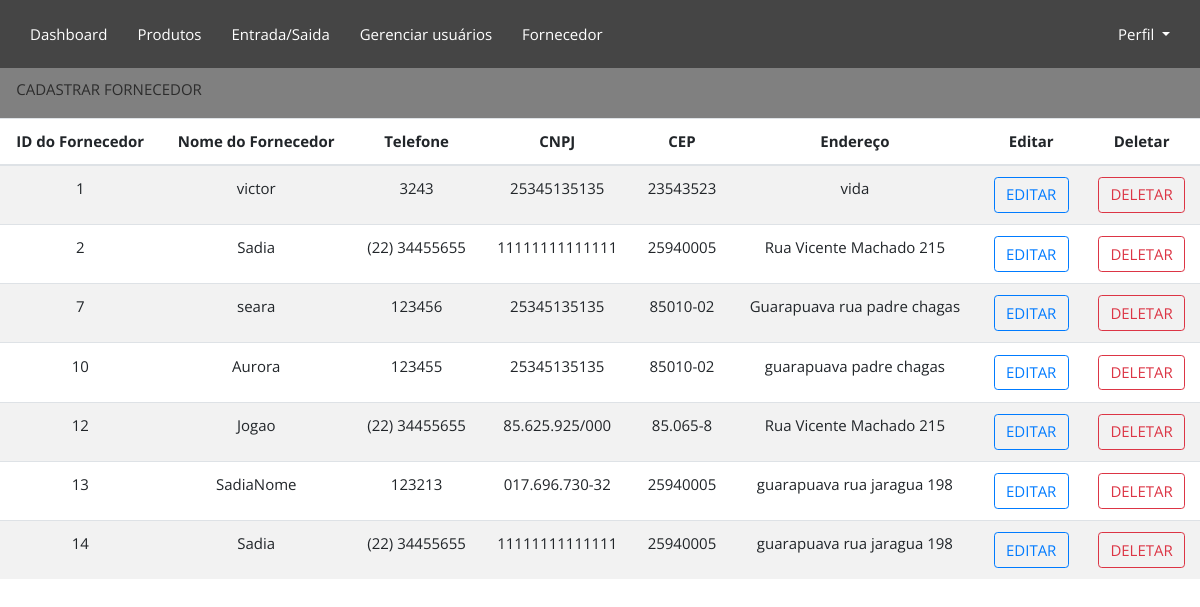
The page /telainicial/fornecedor/ (signed in) on the database as committed earlier.
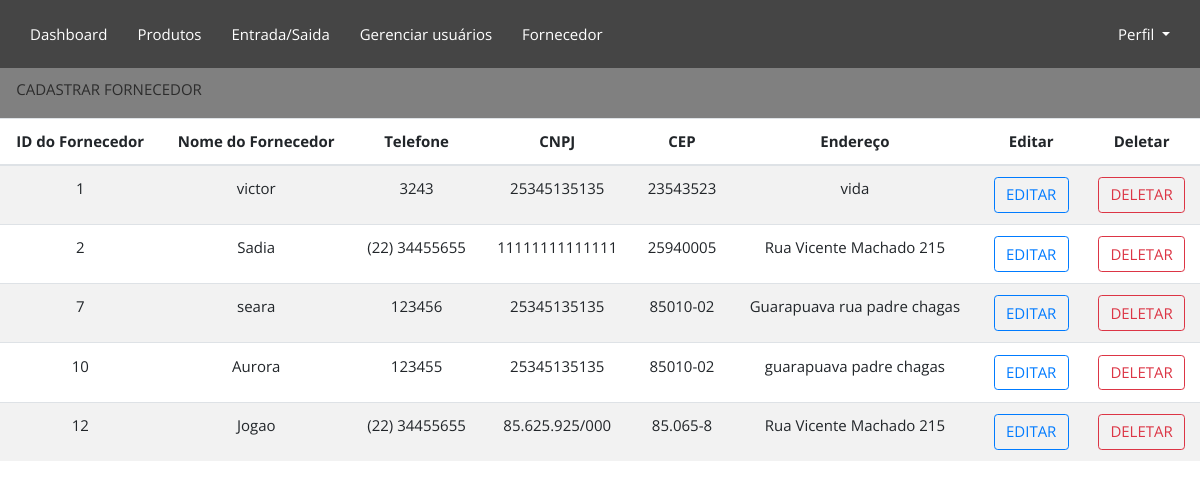
The same page on the database as committed later.
### Fornecedores/models.py (models this page shows, shortened)
class Fornecedor(models.Model):
    idFornecedor = models.AutoField(primary_key=True)
    nomeFornecedor = models.CharField(max_length=30, validators = [valida_texto])
    endereco = models.CharField(max_length=30)
    telefone = models.CharField(max_length=20)
    cep = models.CharField(max_length=8)
    cnpj = models.CharField(max_length=14)

### Fornecedores/views.py (the view)
# urls.py: path('',fornecedor_view, name = "fornecedor_view"),
def fornecedor_view(request):
    if(verifica_login(request)):
        fornecedores = Fornecedor.objects.all()
        fornecedorForm = FornecedorForm()
        return render(request,"fornecedor.html",{"fornecedores":fornecedores, 'fornecedorForm': fornecedorForm})
    else:
        return redirect(login_view)

### login/views.py (called while the page is built)
def verifica_login(request):
        return 'user_id' in request.session

### Fornecedores/templates/fornecedor.html (shortened to what this page needs)
{% extends 'base.html' %}
{% load static %}
{% block content%}
    <link rel="stylesheet" href="{% static 'css/fornecedores.css' %}">
    <div class="retangulo">
        <ul>
            <li>
                <a href="{% url 'cadastrarFornecedor_view' %}" class="btn btn-transparent">CADASTRAR FORNECEDOR</a>
            </li>
        </ul>
    </div>
    <div>
        <table class="table table-striped">
            <thead>
                <tr>
                    <th scope="col">ID do Fornecedor</th>
                    <th scope="col">Nome do Fornecedor</th>
                    <th scope="col">Telefone</th>
                    <th scope="col">CNPJ</th>
                    <th scope="col">CEP</th>
                    <th scope="col">Endereço</th>
                    <th scope="col">Editar</th>
                    <th scope="col">Deletar</th>
                </tr>
            </thead>
            <tbody>
                {% for fornecedor in fornecedores %}
                    <tr>
                        <td>{{fornecedor.idFornecedor}}</td>
                        <td>{{fornecedor.nomeFornecedor}}</td>
                        <td>{{fornecedor.telefone}}</td>
                        <td>{{fornecedor.cnpj}}</td>
                        <td>{{fornecedor.cep}}</td>
                        <td>{{fornecedor.endereco}}</td>
                        <td>
                            <a href="{% url 'editarFornecedor_view' fornecedor.idFornecedor %}" class="btn btn-outline-primary">EDITAR</a>
                        </td>
                        <td>
                            <a href="{% url 'deleteFornecedor_view' fornecedor.idFornecedor %}" class="btn btn-outline-danger">DELETAR</a>
                        </td>
                    </tr>
                {% endfor %}
            </tbody>
        </table>
    </div>
{% endblock %}

### templates/base.html (shortened to what this page needs)
{% load static %}
<!DOCTYPE html>
<html lang="en">
  <head>
    <link
      rel="stylesheet"
      href="https://stackpath.bootstrapcdn.com/bootstrap/4.3.1/css/bootstrap.min.css"
    />
    <link rel="stylesheet" href="{% static 'css/base.css' %}" />
  </head>
  <body>
    <nav class="navbar navbar-expand-lg" id="menu-horizontal">
      <div class="collapse navbar-collapse" id="navbarSupportedContent">
        <ul class="navbar-nav">
          <li class="nav-item">
            <a class="nav-link" href="{% url 'telainicial' %}">Dashboard</a>
          </li>
          <li class="nav-item">
            <a class="nav-link" href="{% url 'produtos' %}">Produtos</a>
          </li>
          <li class="nav-item">
            <a class="nav-link" href="{% url 'transacao_view' %}">Entrada/Saida</a>
          </li>
          <li class="nav-item">
            <a class="nav-link" href="{% url 'funcionarios' %}">Gerenciar usuários</a>
          </li>
          <li class="nav-item">
            <a class="nav-link" href="{% url 'fornecedor' %}">Fornecedor</a>
          </li>
        </ul>
        <ul class="navbar-nav ml-auto">
          <li class="nav-item dropdown">
            <a
              class="nav-link dropdown-toggle"
              href="#"
              id="navbarDropdownPerfil"
              role="button"
              data-toggle="dropdown"
              aria-haspopup="true"
              aria-expanded="false"
            >
              Perfil
            </a>
          </li>
        </ul>
      </div>
    </nav>
    {% block content %}{% endblock %}
  </body>
</html>

### Static/css/base.css (style rules this page uses)
* { margin:auto; padding: 0; box-sizing: border-box; font-family: 'Open Sans', sans-serif; font-size: 15px ; outline: none; }
#menu-horizontal ul { list-style: none; padding: 0; background-color: #454545; margin: 0px; }
#menu-horizontal ul li { display: inline; }
#menu-horizontal ul li a { color: #fff; padding: 15px; display: inline-block; text-decoration: none; transition: background .3s; }
#menu-horizontal ul li:last-child a { float: right; }
#menu-horizontal .navbar-nav:last-child { margin-left: auto; }
.navbar { border: none; background-color: #454545; }

### Fornecedores/static/css/fornecedores.css (style rules this page uses)
.retangulo ul { height: 50px; background-color: grey; }
.retangulo ul li { display: inline; }
.retangulo ul li a { color: #2c2c2c; display: inline-block; text-decoration: none; transition: background .3s; }
.btn-transparent { margin: 5px; background: transparent; border: none; transition: background .3s; color: white; }
.table thead th, .table tbody td { text-align: center; }
dl, ol, ul { margin-top: 0; margin-bottom: auto; }

Rows that differ between the two databases and show on the page:
removed Fornecedor: idFornecedor "13", nomeFornecedor "SadiaNome", telefone "123213", cnpj "017.696.730-32", cep "25940005", endereco "guarapuava rua jaragua 198"
removed Fornecedor: idFornecedor "14", nomeFornecedor "Sadia", telefone "(22) 34455655", cnpj "11111111111111", cep "25940005", endereco "guarapuava rua jaragua 198"
